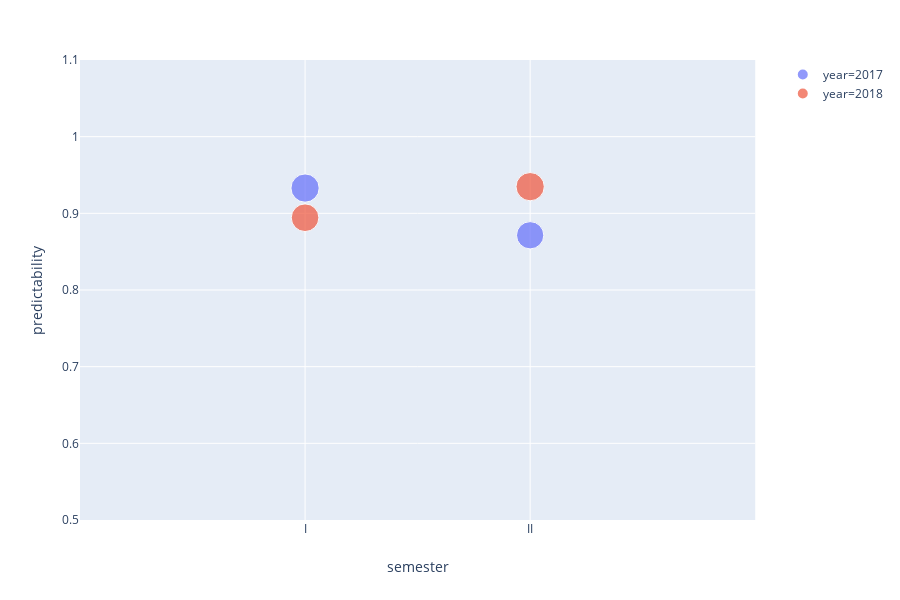

Notebook code for this chart:
### Markdown cell above
### Localidades with higher predictability values

### Code cell
df_localidad = df_prediction[df_prediction["localidad"] == "CIUDAD BOLIVAR"]
fig = px.scatter(df_localidad, x="semester", y="predictability",color="year",size="predictability")
fig.update_xaxes(range=[-1, 2])
fig.update_yaxes(range=[0.5, 1.1])
fig.show()

### Figure 1 — Plotly figure (JSON) as saved in the notebook; plotly's stock layout.template omitted (floating-point values rounded to 4 significant figures)
{"data": [{"hoverlabel": {"namelength": 0}, "hovertemplate": "year=2017<br>semester=%{x}<br>predictability=%{marker.size}", "legendgroup": "year=2017", "marker": {"color": "#636efa", "size": [0.933, 0.8714], "sizemode": "area", "sizeref": 0.002337, "symbol": "circle"}, "mode": "markers", "name": "year=2017", "showlegend": true, "type": "scatter", "x": ["I", "II"], "xaxis": "x", "y": [0.933, 0.8714], "yaxis": "y"}, {"hoverlabel": {"namelength": 0}, "hovertemplate": "year=2018<br>semester=%{x}<br>predictability=%{marker.size}", "legendgroup": "year=2018", "marker": {"color": "#EF553B", "size": [0.8943, 0.9348], "sizemode": "area", "sizeref": 0.002337, "symbol": "circle"}, "mode": "markers", "name": "year=2018", "showlegend": true, "type": "scatter", "x": ["I", "II"], "xaxis": "x", "y": [0.8943, 0.9348], "yaxis": "y"}], "layout": {"height": 600, "legend": {"itemsizing": "constant", "tracegroupgap": 0}, "margin": {"t": 60}, "xaxis": {"anchor": "y", "domain": [0, 0.98], "range": [-1, 2], "title": {"text": "semester"}}, "yaxis": {"anchor": "x", "domain": [0, 1], "range": [0.5, 1.1], "title": {"text": "predictability"}}}}
